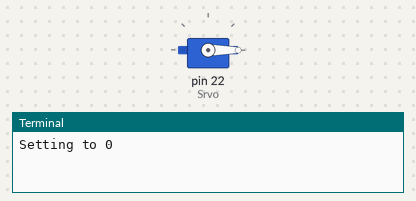
Bench run of a program on a simulated Raspberry Pi (header pin numbers). On the bench: servo, the last lines printed to the terminal. Servo angles are drawn from the pulse width (0.5 ms = 0°, 2.5 ms = 180°).

Above: at 0.05 s.
At 2.5 s:
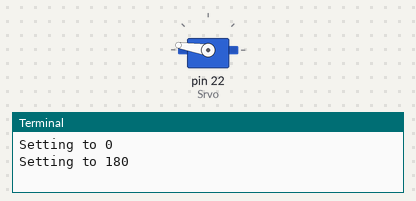
At 5.0 s:
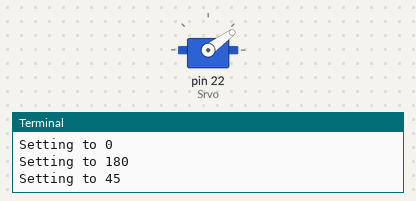
At 10.0 s:
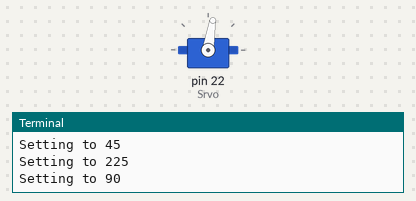
Timing chart, 0 to 13.0 s (numbered marks = the images above):
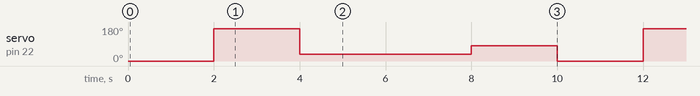

Measured:
- by itself, servo on pin 22 (Srvo): repeats every 10.0 s: 36° 4.0 s, 81° 2.0 s, 0° 2.0 s, 171° 2.0 s

The program:

SrvoDemo.py
```python
#Servo Motor Test via SG-90 5V servo
#Using Pin 22 for PWM connection
#From IanC1999 at https://www.instructables.com/id/Serv-Motor-Control-With-Rasperry PI/

import RPi.GPIO as GPIO
import time
# Setup for signal handling, cleanup on Ctrl-C
import signal
GPIO.setwarnings(False)

GPIO.setmode(GPIO.BOARD)
Srvo=22

# Set of Data out Motor Drive
GPIO.setup(Srvo,GPIO.OUT)
freq = GPIO.PWM(Srvo,50)
freq.start(0)

def SetAngle(angle):
	duty = ((1/18.0)*angle) +2
	#print(duty)
	#Turn on the Pin
	GPIO.output(Srvo,True)
	#Move the motor to the spot
	freq.ChangeDutyCycle(duty)
	#Wait for move
	time.sleep(2)
	#Turn off the Pin
	GPIO.output(Srvo,False)
	#Stop sending pulses
	freq.ChangeDutyCycle(0)

def sigint_handler(signum, frame):
	GPIO.cleanup
	print("Signal recieved, exiting!")
	exit()

signal.signal(signal.SIGINT, sigint_handler)

def main():
	while True:
		print("Setting to 0")
		SetAngle(0)
		print("Setting to 180")
		SetAngle(180)
		print("Setting to 45")
		SetAngle(45)
		print("Setting to 225")
		SetAngle(225)
		print("Setting to 90")
		SetAngle(90)

if __name__=="__main__":
	main()
```
